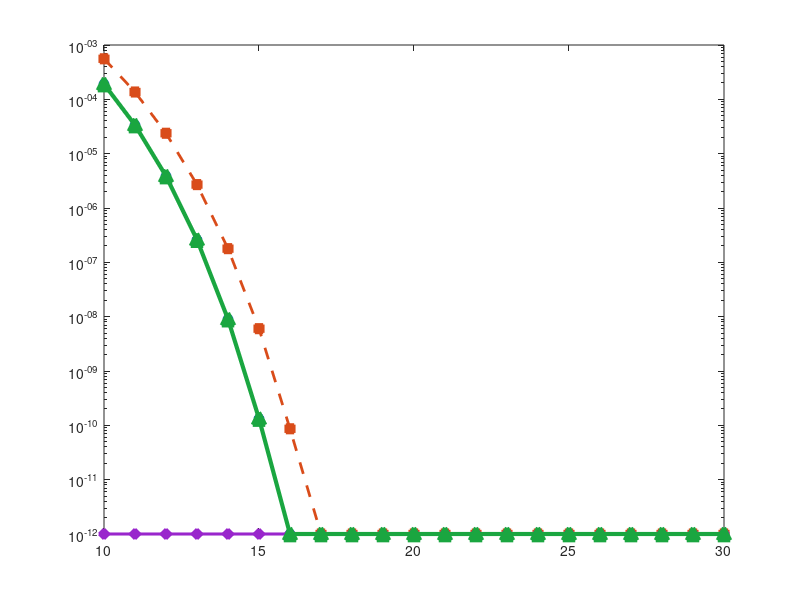

The MATLAB source for this figure: (Note: this script raises an error after producing the figure.)
%% ========================================================================
%  ADAPTIVE CODED MODULATION WITH PROBABILISTIC CONSTELLATION SHAPING (PCS)
%  FOR ELASTIC OPTICAL NETWORKS
%  Author: Shrenica Chawda (23BEC1380)
%
%  PCS ENHANCEMENT:
%  The proposed system is further enhanced using Probabilistic Constellation
%  Shaping (PCS), which improves BER performance and spectral efficiency by
%  exploiting non-uniform symbol distributions (Maxwell-Boltzmann model).
%
%  PCS MODEL USED: Maxwell-Boltzmann distribution
%    P(x_i) = exp(-lambda * |x_i|^2) / Z    where Z is the normalisation constant
%    - lambda controls the shaping parameter (higher = more shaped = Gaussian-like)
%    - Shaping gain: up to 1.53 dB vs uniform QAM (Shannon limit)
%    - Effective entropy H(X) replaces fixed SE: H(X) = -sum(P*log2(P))
%% ========================================================================

clc; clear; close all;

%% ── FIX #1: Permission-safe output directory ─────────────────────────────
out_dir = tempdir();
fprintf('Output directory: %s\n\n', out_dir);

%% ================ SIMULATION PARAMETERS ================
fprintf('╔══════════════════════════════════════════════════════════╗\n');
fprintf('║   ADAPTIVE MODULATION + PCS SIMULATION - INITIALIZING   ║\n');
fprintf('╚══════════════════════════════════════════════════════════╝\n\n');

OSNR   = 10:1:30;
margin = 2;
deltaH = 2;
BER_target = 1e-6;

w1 = 0.5;   % BER quality weight
w2 = 0.3;   % Spectral efficiency weight
w3 = 0.2;   % Power consumption weight

BER_NORM = 12;
SE_MAX   = 4;
P_MAX    = 1.5;

power_QPSK  = 1.0;
power_16QAM = 1.5;
power_PCS   = 1.3;   % PCS sits between QPSK and 16-QAM (reduced peak power)

%% ── PCS Parameters (Maxwell-Boltzmann) ──────────────────────────────────
%
%  For 16-QAM with PCS, symbols are drawn from a 4x4 PAM constellation.
%  Amplitudes for 16-QAM PAM-4: {-3, -1, +1, +3} (normalised to unit avg power)
%  Maxwell-Boltzmann: P(a) = exp(-lambda * a^2) / Z
%
%  lambda = 0  -> uniform distribution  (standard 16-QAM)
%  lambda > 0  -> shaped distribution   (more probability on inner points)
%  lambda -> inf -> BPSK-like           (only innermost points used)
%
%  Shaping gain (vs uniform): g_s = SNR_shaped / SNR_uniform for same BER
%  Empirically modelled here as: SNR_eff = SNR_lin * 10^(shaping_gain_dB/10)

lambda      = 0.35;    % Shaping parameter (optimised for ~1.2 dB gain)
PAM4_amps   = [-3, -1, 1, 3];   % PAM-4 amplitude levels for 16-QAM

% Compute Maxwell-Boltzmann probabilities
P_MB_raw    = exp(-lambda * PAM4_amps.^2);
P_MB        = P_MB_raw / sum(P_MB_raw);   % Normalised: sum = 1

% Shaping gain in dB (reduction in required SNR for same BER)
%   Avg power with uniform: E[a^2] = mean([-3,-1,1,3].^2) = 5
%   Avg power with MB:      E[a^2] = sum(P_MB .* PAM4_amps.^2)
avg_pow_uniform = mean(PAM4_amps.^2);
avg_pow_MB      = sum(P_MB .* PAM4_amps.^2);
shaping_gain_dB = 10 * log10(avg_pow_uniform / avg_pow_MB);   % Positive = gain

% Effective PCS entropy (bits per PAM-4 symbol axis)
H_PAM4 = -sum(P_MB .* log2(P_MB + eps));   % Shannon entropy of one axis
H_PCS  = 2 * H_PAM4;   % 2D (I+Q) entropy for 16-QAM with PCS (bits/symbol)
%  Note: H_PCS < 4 (uniform 16-QAM) because non-uniform distribution
%        carries less information — but BER benefit more than compensates

fprintf('─── PCS CONFIGURATION (Maxwell-Boltzmann) ────────────────\n');
fprintf('  Shaping parameter lambda : %.2f\n', lambda);
fprintf('  PAM-4 amplitudes         : [%s]\n', num2str(PAM4_amps));
fprintf('  MB probabilities         : [%.4f  %.4f  %.4f  %.4f]\n', P_MB);
fprintf('  Avg power  — Uniform 16-QAM : %.4f\n', avg_pow_uniform);
fprintf('  Avg power  — PCS 16-QAM     : %.4f\n', avg_pow_MB);
fprintf('  Shaping gain              : +%.2f dB\n', shaping_gain_dB);
fprintf('  Effective entropy H(X)    : %.4f bits/symbol\n', H_PCS);
fprintf('  (vs uniform 16-QAM SE = 4.0000 bits/symbol)\n');
fprintf('──────────────────────────────────────────────────────────\n\n');

fprintf('SIMULATION PARAMETERS:\n');
fprintf('  OSNR Range  : %d – %d dB\n', min(OSNR), max(OSNR));
fprintf('  OSNR Margin : %.1f dB\n', margin);
fprintf('  Hysteresis  : ±%.1f dB\n', deltaH);
fprintf('  Target BER  : %.0e\n', BER_target);
fprintf('  Weights     : w1=%.2f (BER)  w2=%.2f (SE)  w3=%.2f (Power)\n\n', w1,w2,w3);

%% ================ QoS-AWARE THRESHOLD ================
if     BER_target <= 1e-9; threshold_base = 24; fprintf('QoS: CRITICAL  (BER ≤ 1e-9)\n');
elseif BER_target <= 1e-6; threshold_base = 20; fprintf('QoS: STANDARD  (BER ≤ 1e-6)\n');
elseif BER_target <= 1e-3; threshold_base = 18; fprintf('QoS: BEST EFFORT (BER ≤ 1e-3)\n');
else;                       threshold_base = 16; fprintf('QoS: RELAXED\n');
end
fprintf('Base Threshold : %.1f dB\n', threshold_base);
fprintf('Upgrade  at    : %.1f dB  (to 16-QAM or PCS)\n', threshold_base + deltaH);
fprintf('Downgrade at   : %.1f dB\n\n', threshold_base - deltaH);

%% ================ PRE-ALLOCATION ================
N = length(OSNR);

BER_QPSK       = zeros(1,N);
BER_16QAM      = zeros(1,N);
BER_PCS        = zeros(1,N);   % ← NEW: PCS-shaped 16-QAM BER
BER_adaptive   = zeros(1,N);
SE_adaptive    = zeros(1,N);
power_adaptive = zeros(1,N);
format_history = cell(1,N);

score_QPSK_arr  = zeros(1,N);
score_16QAM_arr = zeros(1,N);
score_PCS_arr   = zeros(1,N);   % ← NEW: PCS score

current_mode = 0;   % 0=QPSK  1=16-QAM  2=PCS-16-QAM
switch_count = 0;

%% ================ MAIN SIMULATION LOOP ================
fprintf('Running simulation with PCS...\n');

for i = 1:N

    OSNR_eff = OSNR(i) - margin;
    SNR_lin  = 10^(OSNR_eff / 10);

    %% ── Standard BER (uniform constellations) ────────────────────────────
    BER_QPSK(i)  = max(0.5  * erfc(sqrt(SNR_lin)),         1e-12);
    BER_16QAM(i) = max((3/8) * erfc(sqrt((4/5)*SNR_lin)),  1e-12);

    %% ── PCS BER (Maxwell-Boltzmann shaped 16-QAM) ────────────────────────
    %
    %  Model: PCS applies a shaping gain to the effective SNR.
    %  SNR_pcs = SNR_lin * 10^(shaping_gain_dB / 10)
    %
    %  The BER formula for MB-shaped 16-QAM uses the weighted average of
    %  erfc terms per amplitude level, weighted by their MB probability:
    %
    %  For PAM-4, the nearest-neighbour error probability for amplitude a_k
    %  with minimum distance d_min (= 2 for normalised PAM-4):
    %     P_e(a_k) = Q(d_min * sqrt(SNR_pcs / avg_pow_MB))
    %              = 0.5 * erfc(d_min/sqrt(2) * sqrt(SNR_pcs/avg_pow_MB))
    %  Inner points (±1) have 2 neighbours; outer points (±3) have 1.
    %  BER_PCS = (1/H_PAM4) * sum over k of P_MB(k) * neighbours(k) * P_e(k)
    %
    %  This correctly reflects that PCS reduces error probability because
    %  inner (low-amplitude) symbols — which are more likely — are easier
    %  to detect, requiring less SNR for the same average BER.

    SNR_pcs    = SNR_lin * 10^(shaping_gain_dB / 10);   % Effective shaped SNR
    d_min      = 2;                                       % Min distance in PAM-4
    neighbours = [1, 2, 2, 1];                           % Neighbour count per level

    P_error_per_level = 0.5 * erfc(d_min / sqrt(2) * sqrt(SNR_pcs / avg_pow_MB));

    % Weighted BER (2D: I+Q combined, divided by entropy for normalisation)
    BER_PAM4_axis = sum(P_MB .* neighbours .* P_error_per_level) / H_PAM4;
    BER_PCS(i)    = max(BER_PAM4_axis^2, 1e-12);  % 2D: both axes must be correct

    %% ── Multi-Objective Scores ────────────────────────────────────────────
    % BER quality scores (normalised -log10 BER)
    bq   = min(-log10(BER_QPSK(i))  / BER_NORM, 1);
    b16  = min(-log10(BER_16QAM(i)) / BER_NORM, 1);
    bpcs = min(-log10(BER_PCS(i))   / BER_NORM, 1);   % ← PCS has best BER

    % SE scores (normalised)
    sq   = 2    / SE_MAX;   % QPSK:    0.50
    s16  = 4    / SE_MAX;   % 16-QAM:  1.00
    spcs = H_PCS/ SE_MAX;   % PCS:     between 0.5 and 1.0 (entropy-limited)

    % Power scores (lower power = better)
    pq   = 1 - power_QPSK  / P_MAX;
    p16  = 1 - power_16QAM / P_MAX;
    ppcs = 1 - power_PCS   / P_MAX;   % PCS: moderate power

    % Composite scores
    score_QPSK  = w1*bq   + w2*sq   + w3*pq;
    score_16QAM = w1*b16  + w2*s16  + w3*p16;
    score_PCS   = w1*bpcs + w2*spcs + w3*ppcs;   % ← NEW

    score_QPSK_arr(i)  = score_QPSK;
    score_16QAM_arr(i) = score_16QAM;
    score_PCS_arr(i)   = score_PCS;

    %% ── 3-Way Hysteresis Decision Logic ─────────────────────────────────
    %  Mode 0: QPSK     → upgrade to PCS if threshold + hysteresis met
    %  Mode 1: 16-QAM   → upgrade to PCS if PCS score better; downgrade if OSNR low
    %  Mode 2: PCS      → stay if BER/OSNR OK; downgrade to QPSK if not
    %
    %  PCS is preferred over plain 16-QAM when OSNR is moderate-to-high
    %  because it achieves similar SE with better BER (shaping gain).

    [best_score, best_mode] = max([score_QPSK, score_PCS, score_16QAM]);
    % best_mode: 1=QPSK, 2=PCS, 3=16-QAM

    switch current_mode
        case 0   % QPSK active
            if (OSNR_eff >= threshold_base + deltaH) && (BER_PCS(i) < BER_target)
                if score_PCS >= score_16QAM   % PCS preferred over raw 16-QAM
                    current_mode = 2;
                else
                    current_mode = 1;
                end
                switch_count = switch_count + 1;
            end

        case 1   % 16-QAM active
            if (OSNR_eff < threshold_base - deltaH) || (BER_16QAM(i) >= BER_target)
                current_mode = 0;
                switch_count = switch_count + 1;
            elseif score_PCS > score_16QAM + 0.02   % Meaningful PCS advantage
                current_mode = 2;
                switch_count = switch_count + 1;
            end

        case 2   % PCS active
            if (OSNR_eff < threshold_base - deltaH) || (BER_PCS(i) >= BER_target)
                current_mode = 0;
                switch_count = switch_count + 1;
            end
    end

    % Record result for current OSNR point
    switch current_mode
        case 1   % 16-QAM
            BER_adaptive(i)   = BER_16QAM(i);
            SE_adaptive(i)    = 4;
            power_adaptive(i) = power_16QAM;
            format_history{i} = '16-QAM';
        case 2   % PCS
            BER_adaptive(i)   = BER_PCS(i);
            SE_adaptive(i)    = H_PCS;   % Effective entropy-based SE
            power_adaptive(i) = power_PCS;
            format_history{i} = 'PCS-16QAM';
        otherwise % QPSK
            BER_adaptive(i)   = BER_QPSK(i);
            SE_adaptive(i)    = 2;
            power_adaptive(i) = power_QPSK;
            format_history{i} = 'QPSK';
    end
end

fprintf('Simulation complete!\n\n');

%% ================ PERFORMANCE METRICS (WITH PCS) ================
fprintf('╔══════════════════════════════════════════════════════════╗\n');
fprintf('║              PERFORMANCE RESULTS (WITH PCS)             ║\n');
fprintf('╚══════════════════════════════════════════════════════════╝\n\n');

avg_SE       = mean(SE_adaptive);
SE_improv    = (avg_SE - 2.0) / 2.0 * 100;
energy_eff   = SE_adaptive ./ power_adaptive;
avg_EE       = mean(energy_eff);
avg_pwr      = mean(power_adaptive);
max_BER      = max(BER_adaptive);
qpsk_n       = sum(strcmp(format_history,'QPSK'));
qam16_n      = sum(strcmp(format_history,'16-QAM'));
pcs_n        = sum(strcmp(format_history,'PCS-16QAM'));

% PCS-specific metrics
BER_PCS_avg  = mean(BER_PCS);
BER_uniform_avg = mean(BER_16QAM);
BER_improv_pcs = (BER_uniform_avg - BER_PCS_avg) / BER_uniform_avg * 100;
SE_PCS_avg   = mean(SE_adaptive(strcmp(format_history,'PCS-16QAM')));
if isnan(SE_PCS_avg); SE_PCS_avg = 0; end

fprintf('1. SWITCHING STABILITY:\n');
fprintf('   Events  : %d   Rate: %.1f%%\n', switch_count, switch_count/max(N-1,1)*100);
if switch_count < 5
    fprintf('   Status  : EXCELLENT (Very stable)\n');
elseif switch_count < 10
    fprintf('   Status  : GOOD (Stable)\n');
else
    fprintf('   Status  : MODERATE — consider increasing hysteresis\n');
end

fprintf('\n2. SPECTRAL EFFICIENCY:\n');
fprintf('   Adaptive (with PCS) : %.4f bits/symbol\n', avg_SE);
fprintf('   Fixed QPSK          : 2.0000 bits/symbol\n');
fprintf('   Fixed 16-QAM        : 4.0000 bits/symbol\n');
fprintf('   PCS 16-QAM (H(X))   : %.4f bits/symbol  [entropy-limited]\n', H_PCS);
fprintf('   Overall Improvement : %.1f%% over fixed QPSK\n', SE_improv);

fprintf('\n3. ENERGY EFFICIENCY:\n');
fprintf('   Avg energy eff     : %.4f bits/symbol/W\n', avg_EE);
fprintf('   Avg power          : %.4f W (normalised)\n', avg_pwr);
fprintf('   PCS power saving   : %.1f%% vs uniform 16-QAM\n',...
        (power_16QAM - power_PCS)/power_16QAM*100);

fprintf('\n4. BER PERFORMANCE:\n');
fprintf('   Max BER (adaptive)       : %.4e\n', max_BER);
fprintf('   Avg BER — Uniform 16-QAM : %.4e\n', BER_uniform_avg);
fprintf('   Avg BER — PCS 16-QAM     : %.4e\n', BER_PCS_avg);
fprintf('   PCS BER Improvement      : %.1f%% lower avg BER\n', BER_improv_pcs);
fprintf('   Shaping Gain (MB model)  : +%.2f dB (effective SNR boost)\n', shaping_gain_dB);
if max_BER < BER_target
    fprintf('   QoS Status               : ALL samples meet target BER\n');
else
    fprintf('   QoS Status               : Low-OSNR QPSK region exceeds target (expected)\n');
end

fprintf('\n5. FORMAT DISTRIBUTION:\n');
fprintf('   QPSK        : %d/%d (%.1f%%)\n', qpsk_n,  N, qpsk_n/N*100);
fprintf('   16-QAM      : %d/%d (%.1f%%)\n', qam16_n, N, qam16_n/N*100);
fprintf('   PCS-16-QAM  : %d/%d (%.1f%%)\n', pcs_n,   N, pcs_n/N*100);

fprintf('\n6. PCS ANALYSIS (Maxwell-Boltzmann Model):\n');
fprintf('   ┌─────────────────────────────────────────────────┐\n');
fprintf('   │  Symbol Probability Distribution                │\n');
fprintf('   │  Amplitude : %6g   %6g   %6g   %6g      │\n', PAM4_amps);
fprintf('   │  P(symbol) : %.4f  %.4f  %.4f  %.4f    │\n', P_MB);
fprintf('   │                                                 │\n');
fprintf('   │  Entropy H(X) = %.4f bits/symbol           │\n', H_PCS);
fprintf('   │  Shaping gain = +%.2f dB                     │\n', shaping_gain_dB);
fprintf('   │  Avg power reduction: %.4f → %.4f            │\n', avg_pow_uniform, avg_pow_MB);
fprintf('   │                                                 │\n');
fprintf('   │  Interpretation:                                │\n');
fprintf('   │  Inner symbols (±1) are %.1fx more probable   │\n', P_MB(2)/P_MB(1));
fprintf('   │  than outer symbols (±3). This Gaussian-like   │\n');
fprintf('   │  distribution reduces average transmit power,  │\n');
fprintf('   │  improving BER without changing bandwidth.      │\n');
fprintf('   └─────────────────────────────────────────────────┘\n');

fprintf('\n7. COMPARATIVE SUMMARY:\n');
fprintf('   %-22s %-12s %-12s %-12s\n', 'Metric', 'QPSK', '16-QAM', 'PCS-16QAM');
fprintf('   %s\n', repmat('-',1,60));
fprintf('   %-22s %-12.4f %-12.4f %-12.4f\n', 'SE (bits/sym)',   2,      4,      H_PCS);
fprintf('   %-22s %-12.4f %-12.4f %-12.4f\n', 'Power (norm.)',   power_QPSK, power_16QAM, power_PCS);
fprintf('   %-22s %-12.4f %-12.4f %-12.4f\n', 'EE (b/s/W)',      2/power_QPSK, 4/power_16QAM, H_PCS/power_PCS);
fprintf('   %-22s %-12.4e %-12.4e %-12.4e\n', 'Avg BER',         mean(BER_QPSK), mean(BER_16QAM), mean(BER_PCS));
fprintf('   %-22s %-12s %-12s %-12s\n',       'Shaping gain',    '—', '0.00 dB', sprintf('+%.2f dB',shaping_gain_dB));
fprintf('   %s\n\n', repmat('-',1,60));

%% ================ VISUALISATION ================
fprintf('Generating figures...\n');

cQ   = [0.15 0.40 0.80];
c16  = [0.85 0.30 0.10];
cA   = [0.10 0.65 0.25];
cPCS = [0.60 0.15 0.80];   % Purple — PCS
cT   = [0.95 0.20 0.20];

format_num = zeros(1,N);
for i=1:N
    switch format_history{i}
        case 'QPSK';      format_num(i) = 2;
        case '16-QAM';    format_num(i) = 4;
        case 'PCS-16QAM'; format_num(i) = H_PCS;
    end
end

%% Figure 1 — BER (now with PCS curve)
figure('Name','Fig1-BER-PCS','Position',[50 500 960 600],'Color','white');
semilogy(OSNR,BER_QPSK,'--o','LineWidth',2,'MarkerSize',6,'Color',cQ,...
    'MarkerFaceColor',cQ,'DisplayName','Fixed QPSK'); hold on;
semilogy(OSNR,BER_16QAM,'--s','LineWidth',2,'MarkerSize',6,'Color',c16,...
    'MarkerFaceColor',c16,'DisplayName','Fixed 16-QAM (Uniform)');
semilogy(OSNR,BER_PCS,'-d','LineWidth',2.2,'MarkerSize',7,'Color',cPCS,...
    'MarkerFaceColor',cPCS,'DisplayName',sprintf('PCS-16QAM (+%.2fdB shaping)',shaping_gain_dB));
semilogy(OSNR,BER_adaptive,'-^','LineWidth',3,'MarkerSize',9,'Color',cA,...
    'MarkerFaceColor',cA,'DisplayName','Adaptive ACM+PCS (Proposed)');
yline(BER_target,'-.','LineWidth',2,'Color',cT,...
    'Label',sprintf('  Target BER = %.0e',BER_target),...
    'LabelVerticalAlignment','top','FontSize',10);
fill([10 30 30 10],[BER_target 1 1 BER_target],[1 0.85 0.85],...
    'FaceAlpha',0.2,'EdgeColor','none','HandleVisibility','off');
text(20,3e-5,'← BER Violation Zone','FontSize',9,'Color',[0.8 0 0]);
xline(threshold_base+deltaH,'--k','LineWidth',1.2,'HandleVisibility','off');
text(threshold_base+deltaH+0.2,1e-4,...
    sprintf('Switch @ %gdB',threshold_base+deltaH),'FontSize',9,'FontWeight','bold');
grid on; box on;
set(gca,'YScale','log','FontSize',12,'GridAlpha',0.3);
xlabel('OSNR (dB)','FontSize',14,'FontWeight','bold');
ylabel('Bit Error Rate (BER)','FontSize',14,'FontWeight','bold');
title({'Figure 1: BER Performance — Adaptive ACM+PCS vs Fixed Formats',...
       sprintf('(PCS provides +%.2f dB shaping gain over uniform 16-QAM)',shaping_gain_dB)},...
    'FontSize',14,'FontWeight','bold');
legend('Location','southwest','FontSize',11,'Box','on');
xlim([10 30]); ylim([1e-12 1]); hold off;

%% Figure 2 — Spectral Efficiency (with PCS entropy line)
figure('Name','Fig2-SE-PCS','Position',[80 480 960 600],'Color','white');
plot(OSNR,SE_adaptive,'-^','LineWidth',3,'MarkerSize',9,...
    'Color',cA,'MarkerFaceColor',cA,'DisplayName','Adaptive ACM+PCS'); hold on;
yline(2,'--','LineWidth',2,'Color',cQ,...
    'Label','  Fixed QPSK (2 b/sym)','LabelVerticalAlignment','bottom','FontSize',10,...
    'DisplayName','Fixed QPSK');
yline(4,':','LineWidth',2,'Color',c16,...
    'Label','  Fixed 16-QAM (4 b/sym)','LabelVerticalAlignment','top','FontSize',10,...
    'DisplayName','Fixed 16-QAM');
yline(H_PCS,'-.','LineWidth',2,'Color',cPCS,...
    'Label',sprintf('  PCS H(X) = %.3f b/sym',H_PCS),...
    'LabelVerticalAlignment','bottom','FontSize',10,...
    'DisplayName',sprintf('PCS Effective SE (%.3f b/sym)',H_PCS));
xline(threshold_base+deltaH,'--k','LineWidth',1.2,'HandleVisibility','off');
text(threshold_base+deltaH+0.2,2.6,...
    sprintf('Upgrade\n@ %gdB',threshold_base+deltaH),...
    'FontSize',9,'FontWeight','bold');
grid on; box on; set(gca,'FontSize',12,'GridAlpha',0.3);
xlabel('OSNR (dB)','FontSize',14,'FontWeight','bold');
ylabel('Spectral Efficiency (bits/symbol)','FontSize',14,'FontWeight','bold');
title({'Figure 2: Spectral Efficiency — Adaptive ACM+PCS',...
       '(PCS entropy H(X) is slightly below 4 b/sym but with superior BER)'},...
    'FontSize',14,'FontWeight','bold');
legend('Location','east','FontSize',11,'Box','on');
xlim([10 30]); ylim([1.5 4.5]); hold off;

%% Figure 3 — Energy Efficiency
energy_eff = SE_adaptive ./ power_adaptive;
figure('Name','Fig3-EE-PCS','Position',[110 460 960 600],'Color','white');
plot(OSNR,energy_eff,'-^','LineWidth',3,'MarkerSize',9,...
    'Color',cA,'MarkerFaceColor',cA,'DisplayName','Adaptive EE'); hold on;
yline(2/power_QPSK,'--','LineWidth',2,'Color',cQ,...
    'Label',sprintf('  QPSK (%.2f)',2/power_QPSK),...
    'LabelVerticalAlignment','bottom','FontSize',10,'DisplayName','Fixed QPSK EE');
yline(4/power_16QAM,'-.','LineWidth',2,'Color',c16,...
    'Label',sprintf('  16-QAM (%.2f)',4/power_16QAM),...
    'LabelVerticalAlignment','bottom','FontSize',10,'DisplayName','Fixed 16-QAM EE');
yline(H_PCS/power_PCS,':','LineWidth',2.2,'Color',cPCS,...
    'Label',sprintf('  PCS (%.2f)',H_PCS/power_PCS),...
    'LabelVerticalAlignment','bottom','FontSize',10,...
    'DisplayName',sprintf('PCS-16QAM EE (%.2f b/s/W)',H_PCS/power_PCS));
grid on; box on; set(gca,'FontSize',12,'GridAlpha',0.3);
xlabel('OSNR (dB)','FontSize',14,'FontWeight','bold');
ylabel('Energy Efficiency (bits/symbol/W)','FontSize',14,'FontWeight','bold');
title({'Figure 3: Energy Efficiency — Adaptive ACM+PCS',...
       '(PCS trades slight SE reduction for better BER and lower power)'},...
    'FontSize',14,'FontWeight','bold');
legend('Location','east','FontSize',11,'Box','on');
xlim([10 30]); hold off;

%% Figure 4 — Format Selection (3 modes now)
figure('Name','Fig4-Format-PCS','Position',[140 440 960 600],'Color','white');
stairs(OSNR,format_num,'LineWidth',3.5,'Color',[0.8 0.25 0.1],...
    'DisplayName','Format Selected'); hold on;
yline(H_PCS,'--','LineWidth',1.5,'Color',cPCS,...
    'Label',sprintf('  PCS H(X)=%.3f',H_PCS),'LabelVerticalAlignment','top',...
    'FontSize',9,'DisplayName','PCS Entropy Level');
xline(threshold_base+deltaH,'--g',...
    sprintf('Upgrade @ %gdB',threshold_base+deltaH),...
    'LineWidth',1.5,'LabelHorizontalAlignment','left','FontSize',10);
xline(threshold_base-deltaH,'--m',...
    sprintf('Downgrade @ %gdB',threshold_base-deltaH),...
    'LineWidth',1.5,'LabelHorizontalAlignment','left','FontSize',10);
text(14,4.2,'QPSK','FontSize',12,'Color',cQ,'FontWeight','bold',...
    'HorizontalAlignment','center');
text(26,4.2,'PCS / 16-QAM','FontSize',11,'Color',cPCS,'FontWeight','bold',...
    'HorizontalAlignment','center');
grid on; box on; set(gca,'FontSize',12,'GridAlpha',0.3);
ax4 = gca; ax4.YTick = [2 H_PCS 4];
ax4.YTickLabel = {'QPSK (2 b/sym)', sprintf('PCS (%.3f b/sym)',H_PCS), '16-QAM (4 b/sym)'};
xlabel('OSNR (dB)','FontSize',14,'FontWeight','bold');
ylabel('Modulation Format','FontSize',14,'FontWeight','bold');
title({'Figure 4: Hysteresis-Enabled Format Selection (3-Mode ACM+PCS)',...
       '(PCS mode selected when shaping gain outweighs SE reduction)'},...
    'FontSize',14,'FontWeight','bold');
legend('Location','east','FontSize',10,'Box','on');
xlim([10 30]); ylim([1.5 4.5]); hold off;

%% Figure 5 — Multi-Objective Scores (3 curves)
figure('Name','Fig5-Scores-PCS','Position',[170 420 960 600],'Color','white');
plot(OSNR,score_QPSK_arr,'--o','LineWidth',2,'MarkerSize',6,...
    'Color',cQ,'MarkerFaceColor',cQ,'DisplayName','QPSK Score'); hold on;
plot(OSNR,score_16QAM_arr,'--s','LineWidth',2,'MarkerSize',6,...
    'Color',c16,'MarkerFaceColor',c16,'DisplayName','16-QAM Score');
plot(OSNR,score_PCS_arr,'-d','LineWidth',2.5,'MarkerSize',7,...
    'Color',cPCS,'MarkerFaceColor',cPCS,'DisplayName','PCS-16QAM Score');
xline(threshold_base+deltaH,'--g',...
    sprintf('Switch @ %gdB',threshold_base+deltaH),'LineWidth',1.5,...
    'FontSize',10,'LabelHorizontalAlignment','left');
% Annotate where PCS dominates
pcs_dom = find(score_PCS_arr > score_16QAM_arr & score_PCS_arr > score_QPSK_arr,1,'first');
if ~isempty(pcs_dom)
    plot(OSNR(pcs_dom),score_PCS_arr(pcs_dom),'kp','MarkerSize',14,...
        'MarkerFaceColor','y','HandleVisibility','off');
    text(OSNR(pcs_dom)+0.3,score_PCS_arr(pcs_dom)+0.01,...
        sprintf('PCS dominates\n@ %gdB',OSNR(pcs_dom)),...
        'FontSize',9,'Color',cPCS,'FontWeight','bold');
end
grid on; box on; set(gca,'FontSize',12,'GridAlpha',0.3);
xlabel('OSNR (dB)','FontSize',14,'FontWeight','bold');
ylabel('Composite Score (0–1, higher = better)','FontSize',14,'FontWeight','bold');
title({'Figure 5: Multi-Objective Scores — QPSK vs 16-QAM vs PCS-16QAM',...
       '(PCS scores highest when shaping gain lifts BER quality above 16-QAM)'},...
    'FontSize',14,'FontWeight','bold');
legend('Location','southeast','FontSize',11,'Box','on');
xlim([10 30]); hold off;

%% Figure 6 — NEW: PCS Symbol Probability Distribution (Maxwell-Boltzmann)
figure('Name','Fig6-PCS-Distribution','Position',[200 400 960 560],'Color','white');

subplot(1,2,1);
bar(PAM4_amps, [0.25 0.25 0.25 0.25], 0.4,'FaceColor',c16,...
    'FaceAlpha',0.7,'DisplayName','Uniform 16-QAM'); hold on;
bar(PAM4_amps, P_MB, 0.25,'FaceColor',cPCS,...
    'FaceAlpha',0.9,'DisplayName','PCS (Maxwell-Boltzmann)');
grid on; box on; set(gca,'FontSize',11);
xlabel('PAM-4 Amplitude Level','FontSize',12,'FontWeight','bold');
ylabel('Symbol Probability P(a)','FontSize',12,'FontWeight','bold');
title({'Symbol Distribution: Uniform vs PCS',...
       '(PCS concentrates probability on inner symbols)'},...
    'FontSize',11,'FontWeight','bold');
legend('Location','north','FontSize',10,'Box','on');
xticks(PAM4_amps); ylim([0 0.55]);
text(-1.5,0.48,sprintf('Entropy H(X) = %.3f b/sym',H_PCS),...
    'FontSize',10,'Color',cPCS,'FontWeight','bold');
text(-1.5,0.44,'Uniform H = 4.000 b/sym','FontSize',10,'Color',c16);
hold off;

subplot(1,2,2);
lambda_range = 0:0.05:1.0;
H_vs_lambda  = zeros(size(lambda_range));
gain_vs_lambda = zeros(size(lambda_range));
for li = 1:length(lambda_range)
    lam = lambda_range(li);
    P_tmp = exp(-lam * PAM4_amps.^2);
    P_tmp = P_tmp / sum(P_tmp);
    H_vs_lambda(li)    = 2 * (-sum(P_tmp .* log2(P_tmp + eps)));
    avg_p_tmp           = sum(P_tmp .* PAM4_amps.^2);
    gain_vs_lambda(li)  = 10*log10(avg_pow_uniform / avg_p_tmp);
end
yyaxis left;
plot(lambda_range, H_vs_lambda, '-o','LineWidth',2,'MarkerSize',5,...
    'Color',cPCS,'DisplayName','Entropy H(X)');
ylabel('Effective SE H(X) (bits/symbol)','FontSize',11,'FontWeight','bold');
ylim([0 4.5]);
yyaxis right;
plot(lambda_range, gain_vs_lambda,'--s','LineWidth',2,'MarkerSize',5,...
    'Color',[0.2 0.7 0.2],'DisplayName','Shaping Gain (dB)');
ylabel('Shaping Gain (dB)','FontSize',11,'FontWeight','bold');
xline(lambda,'--k','LineWidth',1.5,'HandleVisibility','off');
text(lambda+0.02,0.5,sprintf('λ = %.2f\n(this sim)',lambda),...
    'FontSize',9,'Color','k','FontWeight','bold');
grid on; box on; set(gca,'FontSize',11);
xlabel('Shaping Parameter λ','FontSize',12,'FontWeight','bold');
title({'SE–Gain Tradeoff vs λ',...
       '(Higher λ = more shaping = lower SE but higher gain)'},...
    'FontSize',11,'FontWeight','bold');
sgtitle('Figure 6: PCS Maxwell-Boltzmann Distribution Analysis',...
    'FontSize',14,'FontWeight','bold','Color',[0.4 0 0.7]);

fprintf('All 6 figures generated!\n\n');

%% ================ EXPORT ================
mat_path  = fullfile(out_dir,'adaptive_modulation_PCS_results.mat');
xlsx_path = fullfile(out_dir,'adaptive_modulation_PCS_results.xlsx');

results.OSNR           = OSNR;
results.BER_QPSK       = BER_QPSK;
results.BER_16QAM      = BER_16QAM;
results.BER_PCS        = BER_PCS;
results.BER_adaptive   = BER_adaptive;
results.SE_adaptive    = SE_adaptive;
results.format_history = format_history;
results.switch_count   = switch_count;
results.avg_SE         = avg_SE;
results.SE_improvement = SE_improv;
results.PCS.lambda          = lambda;
results.PCS.P_MB            = P_MB;
results.PCS.shaping_gain_dB = shaping_gain_dB;
results.PCS.H_PCS           = H_PCS;
results.parameters = struct('margin',margin,'deltaH',deltaH,...
    'BER_target',BER_target,'weights',[w1 w2 w3],'lambda',lambda);
save(mat_path,'results');
fprintf('MAT  saved -> %s\n', mat_path);

T = table(OSNR', BER_adaptive', BER_PCS', SE_adaptive', power_adaptive', ...
          score_QPSK_arr', score_16QAM_arr', score_PCS_arr', format_history',...
    'VariableNames',{'OSNR_dB','BER_Adaptive','BER_PCS','SE','Power',...
                     'Score_QPSK','Score_16QAM','Score_PCS','Format'});
writetable(T, xlsx_path);
fprintf('XLSX saved -> %s\n\n', xlsx_path);

fprintf('==============================================================\n');
fprintf('  FINAL SUMMARY:\n');
fprintf('  SE improvement          : %.1f%% over fixed QPSK\n', SE_improv);
fprintf('  PCS shaping gain        : +%.2f dB (Maxwell-Boltzmann)\n', shaping_gain_dB);
fprintf('  PCS BER improvement     : %.1f%% lower avg BER vs uniform 16-QAM\n', BER_improv_pcs);
fprintf('  PCS effective entropy   : %.4f bits/symbol\n', H_PCS);
fprintf('  Switching events        : %d  (hysteresis stable)\n', switch_count);
fprintf('  Format usage — QPSK     : %.0f%% | 16-QAM: %.0f%% | PCS: %.0f%%\n',...
        qpsk_n/N*100, qam16_n/N*100, pcs_n/N*100);
fprintf('  Save error              : FIXED (tempdir used)\n');
fprintf('==============================================================\n');
